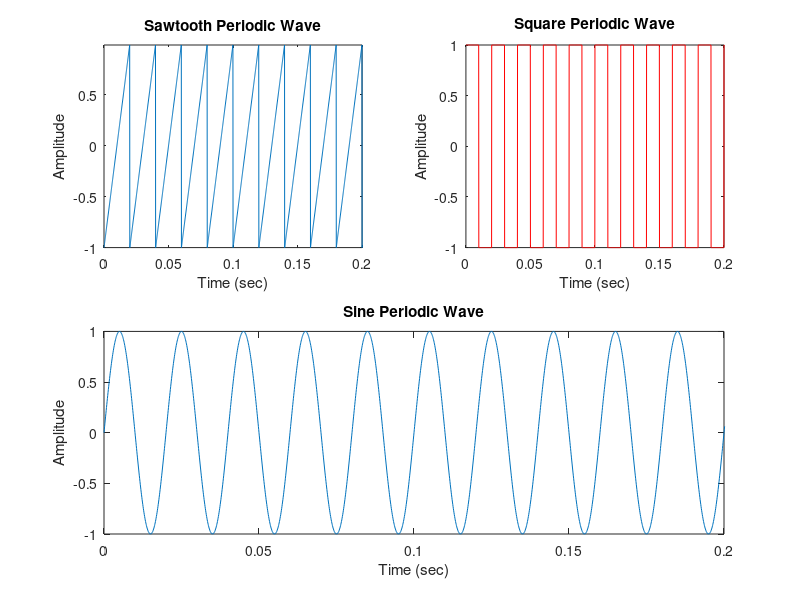

Source code (MATLAB):
fs = 10000;
t = 0:1/fs:1.5;
x1 = sawtooth(2*pi*50*t);
x2 = square(2*pi*50*t);
x3 = sin(2*pi*50*t);
subplot(2,2,1);
plot(t,x1)
axis([0 0.2 -1 inf])
xlabel('Time (sec)')
ylabel('Amplitude') 
title('Sawtooth Periodic Wave')

subplot(2,2,2);
plot(t,x2,'r')
axis([0 0.2 -1 1])
xlabel('Time (sec)')
ylabel('Amplitude')
title('Square Periodic Wave')

subplot(2,2,[3,4]);
plot(t,x3)
axis([0 0.2 -1 1])
xlabel('Time (sec)')
ylabel('Amplitude')
title('Sine Periodic Wave')